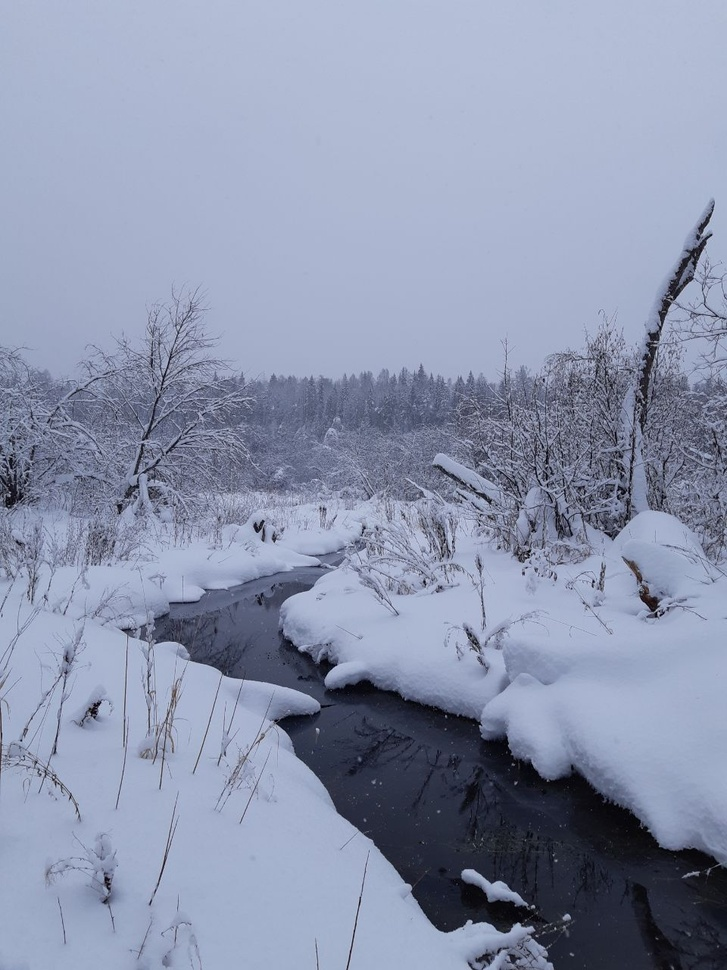
#> input picture 3.3 Баланс белого. Модель «серого мира»/sample.jpg, 727 x 970 px, shrunk from 960 x 1280 before the run
$ jupyter execute '3.3 Задача 1. Преобразование серого мира.ipynb'
#> lines starting #> are read from the running program, lines starting #| are printed output that depends on the picture
[cell 1]
from skimage.io import imread, imshow, imsave

[cell 2]
img = imread('sample.jpg')
#> img is the input picture: shape (970, 727, 3); mean R, G, B 139.6, 148.4, 173.2

[cell 3]
imshow(img);

[cell 4]
from skimage import img_as_float, img_as_ubyte

[cell 5]
img_f = img_as_float(img)

[cell 6]
img_f.dtype

[cell 7]
img_f

[cell 8]
import numpy as np

[cell 9]
r, g, b = np.dsplit(img_f, 3)
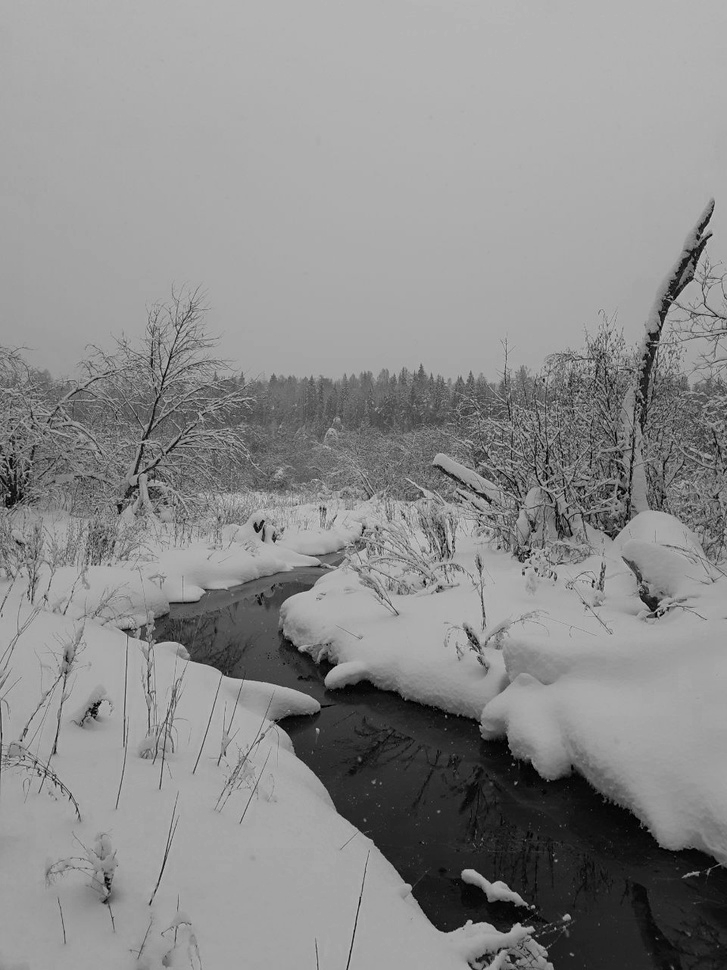
#> r: shape (970, 727, 1) float64; min 0, max 0.812, mean 0.547
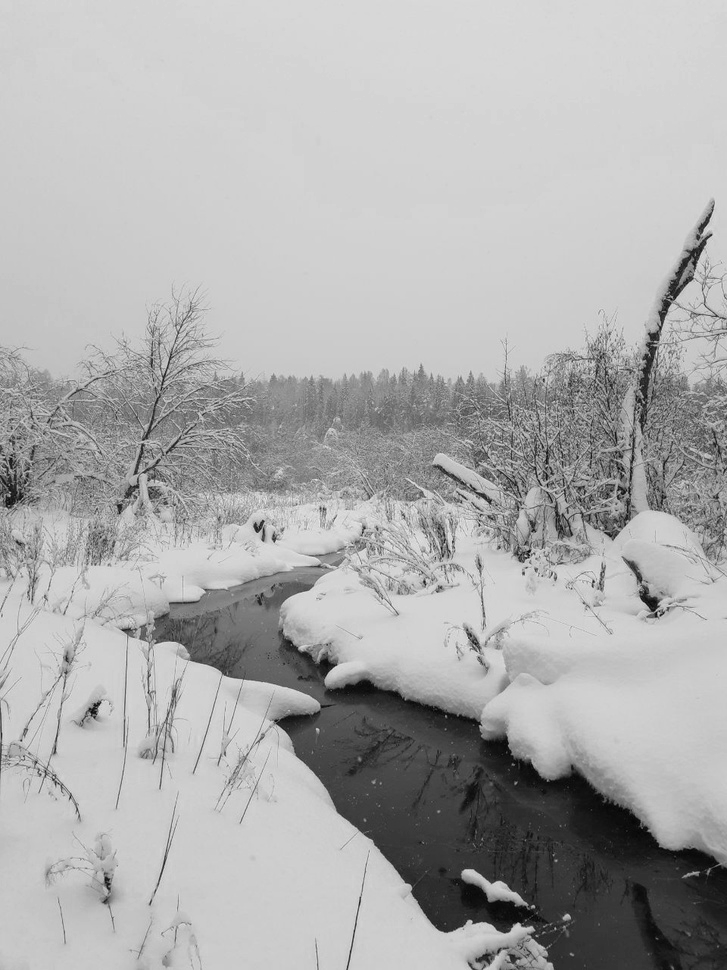
#> b: shape (970, 727, 1) float64; min 0.0157, max 0.922, mean 0.679

[cell 10]
r.shape
#> Out = (970, 727, 1)

[cell 11]
r.size
#> Out = 705190

[cell 12]
r.ndim
#> Out = 3

[cell 13]
r_avg, g_avg, b_avg = [np.mean(i) for i in (r, g, b)]
#> r_avg = 0.547; g_avg = 0.582; b_avg = 0.679

[cell 14]
r_avg
#> Out = 0.547

[cell 15]
g_avg
#> Out = 0.582

[cell 16]
b_avg
#> Out = 0.679

[cell 17]
avg = np.mean((r_avg, g_avg, b_avg))
#> avg = 0.603

[cell 18]
avg
#> Out = 0.603

[cell 19]
r_w, g_w, b_w = [i / avg for i in (r_avg, g_avg, b_avg)]
#> r_w = 0.908; g_w = 0.965; b_w = 1.13

[cell 20]
r_new = r / r_w

[cell 21]
g_new = g / g_w

[cell 22]
b_new = b / b_w
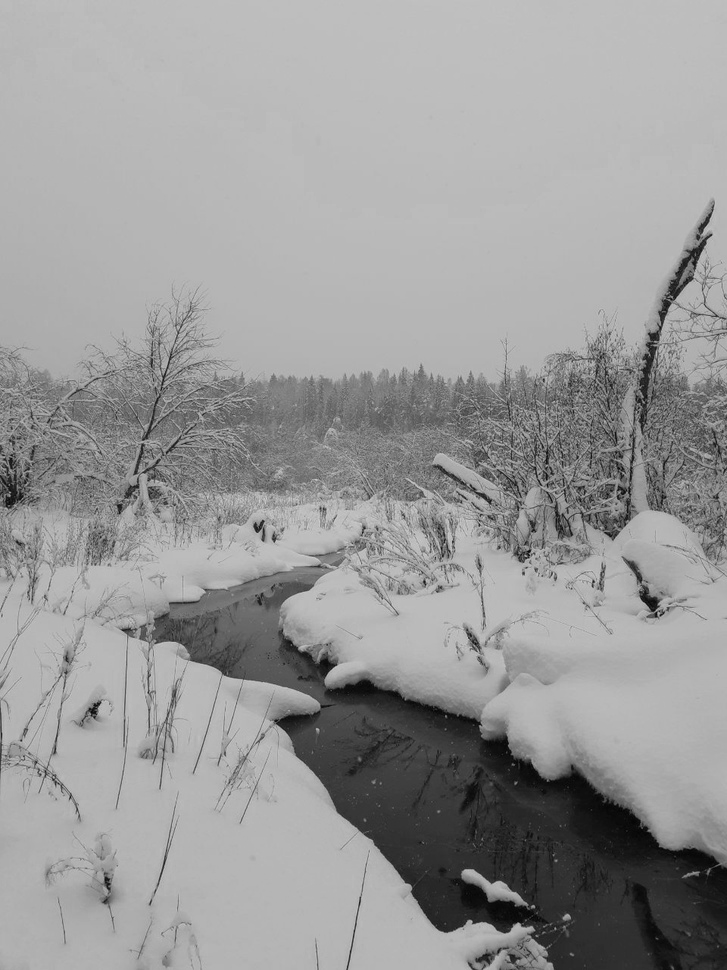
#> b_new: shape (970, 727, 1) float64; min 0.0139, max 0.818, mean 0.603

[cell 23]
r_new.min(), r_new.max()
#> Out = (0, 0.894)

[cell 24]
img_grey_world = np.dstack((r_new, g_new, b_new))

[cell 25]
img_grey_world = np.clip(img_grey_world, 0, 1)

[cell 26]
imshow(img_grey_world);

[cell 27]
img_grey_world_final = img_as_ubyte(img_grey_world)

[cell 28]
imsave('grey-world-my.jpg', img_grey_world_final)
